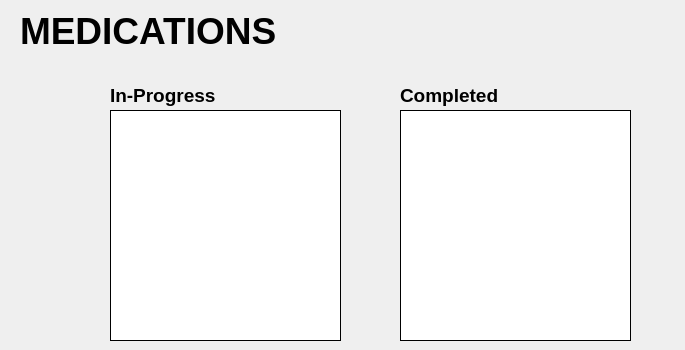
   <widget class="QWidget" name="med_page">
    <widget class="QLabel" name="medicationsTxt">
     <property name="geometry">
      <rect>
       <x>20</x>
       <y>-5</y>
       <width>271</width>
       <height>71</height>
      </rect>
     </property>
     <property name="font">
      <font>
       <pointsize>28</pointsize>
       <bold>true</bold>
      </font>
     </property>
     <property name="text">
      <string>MEDICATIONS</string>
     </property>
    </widget>
    <widget class="QLabel" name="line1_4">
     <property name="geometry">
      <rect>
       <x>25</x>
       <y>60</y>
       <width>651</width>
       <height>2</height>
      </rect>
     </property>
     <property name="text">
      <string/>
     </property>
     <property name="pixmap">
      <pixmap>images/main-window/black.png</pixmap>
     </property>
     <property name="scaledContents">
      <bool>true</bool>
     </property>
    </widget>
    <widget class="QListWidget" name="listMedIncomplete">
     <property name="geometry">
      <rect>
       <x>110</x>
       <y>110</y>
       <width>231</width>
       <height>231</height>
      </rect>
     </property>
     <property name="font">
      <font>
       <family>Franklin Gothic Demi Cond</family>
       <pointsize>14</pointsize>
       <bold>false</bold>
      </font>
     </property>
     <property name="cursor" stdset="0">
      <cursorShape>PointingHandCursor</cursorShape>
     </property>
     <property name="styleSheet">
      <string notr="true">QListWidget{
background: (255, 255, 255, 0.5);
border: 0.5px solid;
}</string>
     </property>
     <property name="currentRow">
      <number>-1</number>
     </property>
    </widget>
    <widget class="QLabel" name="medicationsTxt_2">
     <property name="geometry">
      <rect>
       <x>110</x>
       <y>60</y>
       <width>191</width>
       <height>71</height>
      </rect>
     </property>
     <property name="font">
      <font>
       <pointsize>14</pointsize>
       <bold>true</bold>
      </font>
     </property>
     <property name="text">
      <string>In-Progress</string>
     </property>
    </widget>
    <widget class="QListWidget" name="listMedComplete">
     <property name="geometry">
      <rect>
       <x>400</x>
       <y>110</y>
       <width>231</width>
       <height>231</height>
      </rect>
     </property>
     <property name="font">
      <font>
       <family>Franklin Gothic Demi Cond</family>
       <pointsize>14</pointsize>
       <bold>false</bold>
      </font>
     </property>
     <property name="cursor" stdset="0">
      <cursorShape>PointingHandCursor</cursorShape>
     </property>
     <property name="styleSheet">
      <string notr="true">QListWidget{
background: (255, 255, 255, 0.5);
border: 0.5px solid;
}</string>
     </property>
     <property name="autoScrollMargin">
      <number>16</number>
     </property>
     <property name="currentRow">
      <number>-1</number>
     </property>
    </widget>
    <widget class="QLabel" name="medicationsTxt_3">
     <property name="geometry">
      <rect>
       <x>400</x>
       <y>60</y>
       <width>191</width>
       <height>71</height>
      </rect>
     </property>
     <property name="font">
      <font>
       <pointsize>14</pointsize>
       <bold>true</bold>
      </font>
     </property>
     <property name="text">
      <string>Completed</string>
     </property>
    </widget>
   </widget>
